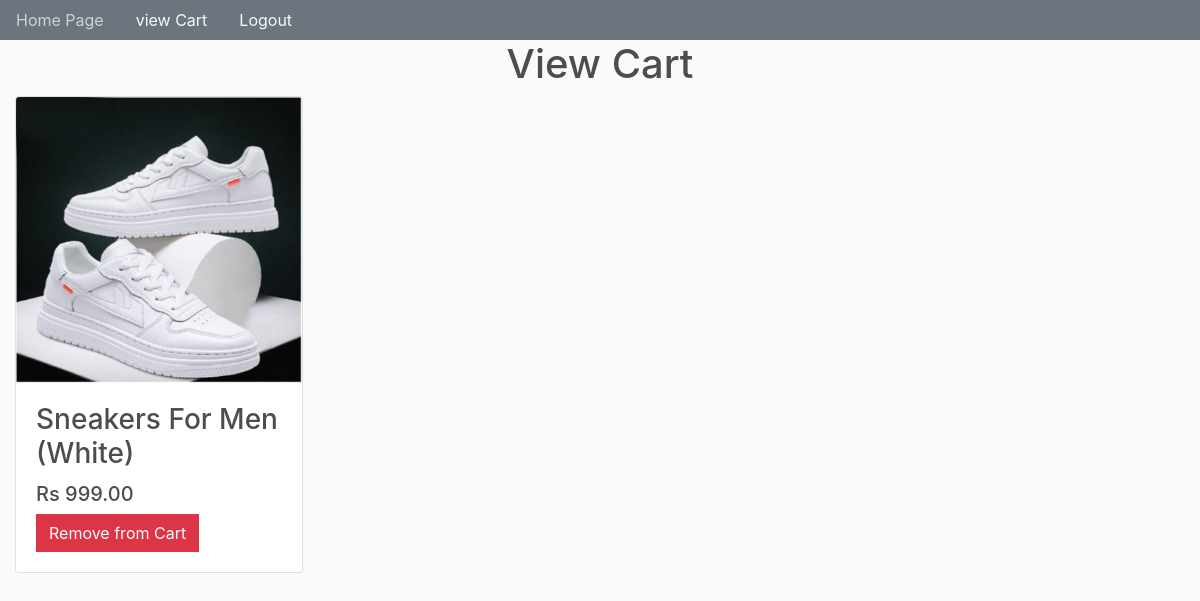
/custumer/cart (signed in), run on the app's committed database.
### custumer/models.py (models this page shows)
class CartItem(models.Model):
    user = models.ForeignKey(CustUser, on_delete=models.CASCADE)
    product = models.ForeignKey(Product, on_delete=models.CASCADE)
    quantity = models.IntegerField(default=1)

### seller/models.py (models this page shows, shortened)
class Product(models.Model):
    productname=models.CharField(max_length=200)
    description=models.CharField(max_length=500)
    image=models.ImageField(upload_to="product_images",null=True)
    price=models.IntegerField()
    @property
    def imageURL(self):
        try:
            url = self.image.url
        except:
            url = ''
        return url

### custumer/views.py (the view)
# urls.py: path("cart",CartView.as_view(),name="cart"),
class CartView(TemplateView):
    template_name="cart.html"
    def get_context_data(self, **kwargs):
        context=super().get_context_data(**kwargs)
        context['cartitems']=CartItem.objects.filter(user=self.request.user)
        return context

### custumer/templates/cart.html
{% extends 'nav.html' %}
{% load static %}
{% block nav %}
<h1 class="text-center">View Cart</h1>
	<div class="row">
		<div class="col-lg-5">
				{% for item in cartitems %}
				<div class="col">
					<div class="card" style="width: 18rem;">
					  <img class="card-img-top" src="{{item.product.imageURL}}" alt="Card image cap">
					  <div class="card-body">
						<h3 class="card-title">{{item.product.productname}}</h3>
						<h5 class="card-text">Rs {{item.product.price|floatformat:2}}</h5>
						<td>
							<a href="{% url 'remove' item.id %}" class="btn btn-danger">Remove from Cart</a>
						  </td>
					  </div>
					</div>
				  </div>
				{%endfor%}
				</div>
{%endblock nav%}

### custumer/static/css/main.css (style rules this page uses)
body { background-color: hsl(0, 0%, 98%); }
h1,h2,h3,h4,h5,h6 { color:hsl(0, 0%, 30%); }
.btn { border-radius: 0; }

### data on the page
CartItem: product.imageURL (picture), product.productname "Sneakers For Men (White)", product.price "999.00"
